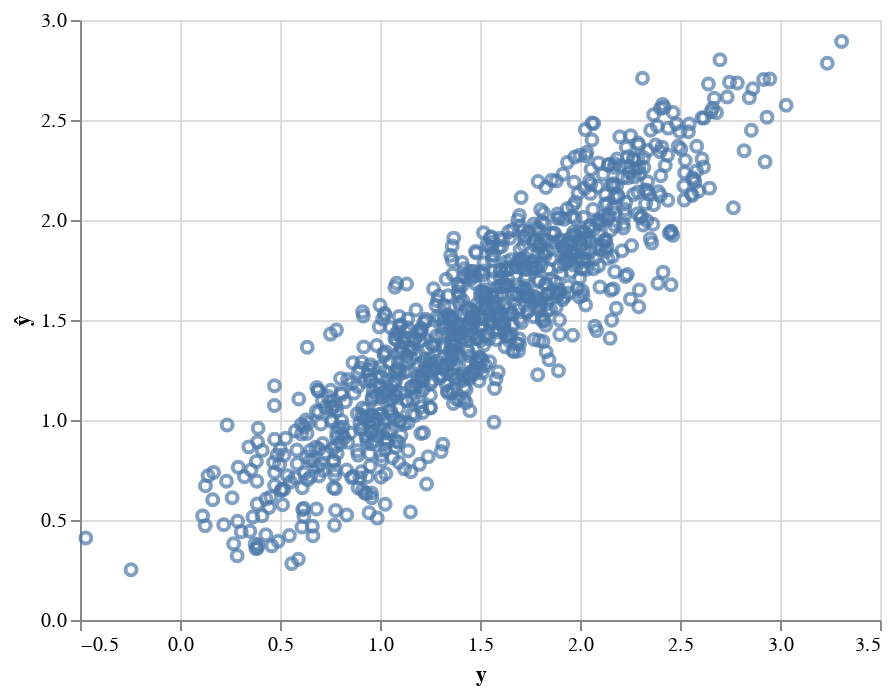

Notebook cell for this chart:
### Markdown cell above
Let's see if our predictions are close to the actual values:

### Code cell
preds = pd.DataFrame({'y':y,'ŷ':ŷ})
alt.Chart(preds).mark_point().encode(x='y',y='ŷ')

### Figure 1 — Vega-Lite specification as saved in the notebook (floating-point values rounded to 4 significant figures; data arrays with more than 128 entries replaced by an {"elided": "..."} marker saying what was removed)
{"$schema": "https://vega.github.io/schema/vega-lite/v3.4.0.json", "config": {"mark": {"tooltip": null}, "view": {"height": 300, "width": 400}}, "data": {"name": "data-4a23bbf7c0510fddfbb68922dfb9a538"}, "datasets": {"data-4a23bbf7c0510fddfbb68922dfb9a538": {"elided": "1000 records"}}, "encoding": {"x": {"field": "y", "type": "quantitative"}, "y": {"field": "ŷ", "type": "quantitative"}}, "mark": "point"}
